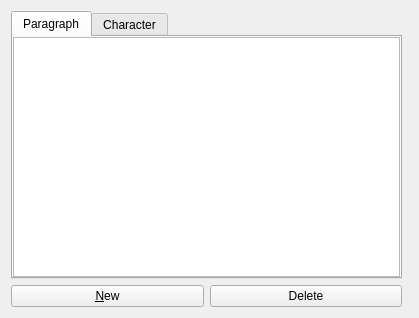
<?xml version="1.0" encoding="UTF-8"?>
<ui version="4.0">
 <class>StyleManager</class>
 <widget class="QWidget" name="StyleManager">
  <property name="geometry">
   <rect>
    <x>0</x>
    <y>0</y>
    <width>419</width>
    <height>318</height>
   </rect>
  </property>
  <property name="sizePolicy">
   <sizepolicy hsizetype="Preferred" vsizetype="Preferred">
    <horstretch>1</horstretch>
    <verstretch>0</verstretch>
   </sizepolicy>
  </property>
  <layout class="QGridLayout">
   <item row="0" column="0" colspan="2">
    <widget class="QTabWidget" name="tabs">
     <property name="sizePolicy">
      <sizepolicy hsizetype="Expanding" vsizetype="Expanding">
       <horstretch>99</horstretch>
       <verstretch>0</verstretch>
      </sizepolicy>
     </property>
     <property name="currentIndex">
      <number>0</number>
     </property>
     <widget class="QListView" name="paragraphStylesListView">
      <property name="sizePolicy">
       <sizepolicy hsizetype="Minimum" vsizetype="Preferred">
        <horstretch>14</horstretch>
        <verstretch>0</verstretch>
       </sizepolicy>
      </property>
      <property name="horizontalScrollBarPolicy">
       <enum>Qt::ScrollBarAlwaysOff</enum>
      </property>
      <attribute name="title">
       <string>Paragraph</string>
      </attribute>
     </widget>
     <widget class="QListView" name="characterStylesListView">
      <property name="sizePolicy">
       <sizepolicy hsizetype="Minimum" vsizetype="Preferred">
        <horstretch>14</horstretch>
        <verstretch>0</verstretch>
       </sizepolicy>
      </property>
      <property name="horizontalScrollBarPolicy">
       <enum>Qt::ScrollBarAlwaysOff</enum>
      </property>
      <attribute name="title">
       <string>Character</string>
      </attribute>
     </widget>
    </widget>
   </item>
   <item row="0" column="2" rowspan="2">
    <widget class="QStackedWidget" name="stackedWidget">
     <property name="sizePolicy">
      <sizepolicy hsizetype="Expanding" vsizetype="Preferred">
       <horstretch>0</horstretch>
       <verstretch>0</verstretch>
      </sizepolicy>
     </property>
     <property name="currentIndex">
      <number>2</number>
     </property>
     <widget class="StyleManagerWelcome" name="welcomePage"/>
     <widget class="ParagraphGeneral" name="paragraphStylePage"/>
     <widget class="CharacterGeneral" name="characterStylePage"/>
    </widget>
   </item>
   <item row="1" column="0">
    <widget class="QPushButton" name="bNew">
     <property name="text">
      <string>&amp;New</string>
     </property>
    </widget>
   </item>
   <item row="1" column="1">
    <widget class="QPushButton" name="bDelete">
     <property name="text">
      <string>Delete</string>
     </property>
    </widget>
   </item>
  </layout>
 </widget>
 <customwidgets>
  <customwidget>
   <class>ParagraphGeneral</class>
   <extends>QWidget</extends>
   <header>dialogs/ParagraphGeneral.h</header>
   <container>1</container>
  </customwidget>
  <customwidget>
   <class>CharacterGeneral</class>
   <extends>QWidget</extends>
   <header>dialogs/CharacterGeneral.h</header>
   <container>1</container>
  </customwidget>
  <customwidget>
   <class>StyleManagerWelcome</class>
   <extends>QWidget</extends>
   <header>dialogs/StyleManagerWelcome.h</header>
   <container>1</container>
  </customwidget>
 </customwidgets>
 <resources/>
 <connections/>
</ui>
